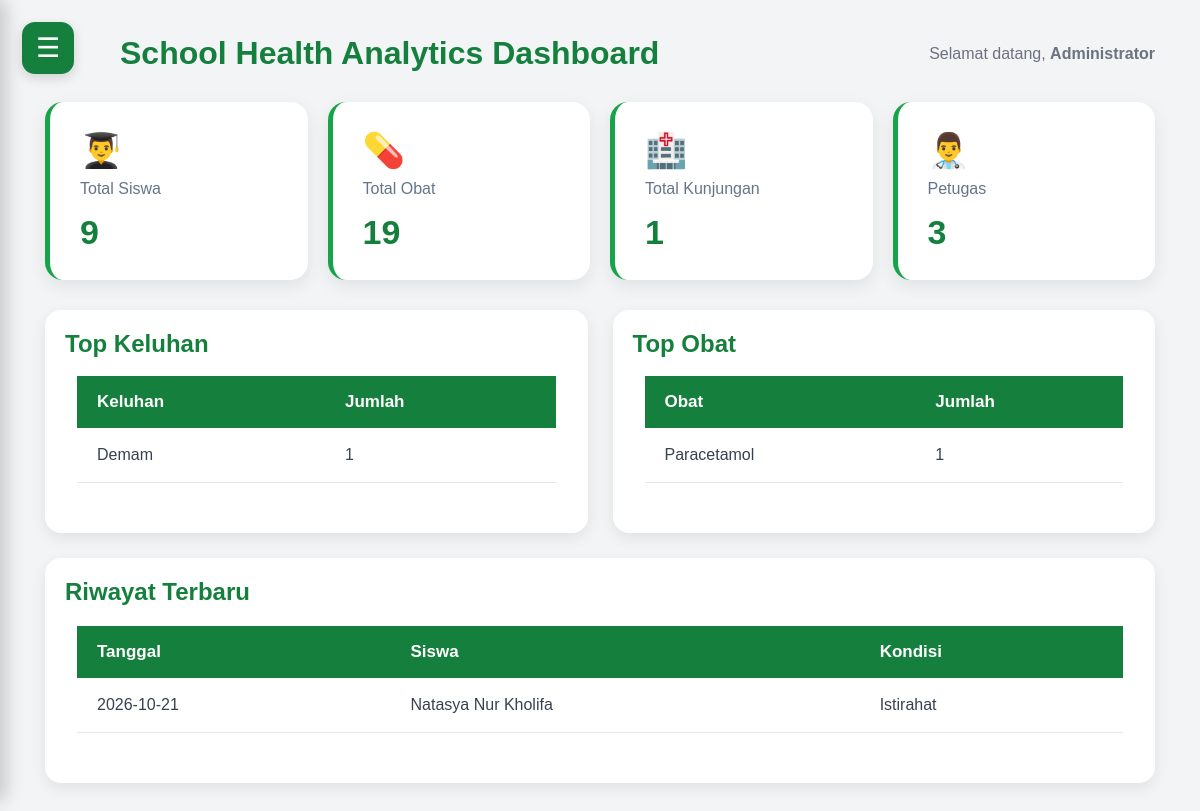
/dashboard.php (signed in), run on the app's committed database.
### tables this page shows
CREATE TABLE `kunjungan` (
  `id` int(11) NOT NULL,
  `siswa_id` int(11) DEFAULT NULL,
  `obat_id` int(11) DEFAULT NULL,
  `keluhan_id` int(11) DEFAULT NULL,
  `tanggal` date DEFAULT NULL,
  `jam` time DEFAULT NULL,
  `suhu` decimal(4,1) DEFAULT NULL,
  `tekanan_darah` varchar(20) DEFAULT NULL,
  `tindakan` text DEFAULT NULL,
  `catatan` text DEFAULT NULL,
  `kondisi` enum('Pulang','Istirahat','Rujuk') DEFAULT NULL,
  `petugas_id` int(11) DEFAULT NULL,
  `jam_keluar` time DEFAULT NULL
);

CREATE TABLE `siswa` (
  `id` int(11) NOT NULL,
  `nis` varchar(20) DEFAULT NULL,
  `nama` varchar(100) DEFAULT NULL,
  `jenis_kelamin` enum('L','P') DEFAULT NULL,
  `kelas` varchar(20) DEFAULT NULL,
  `tanggal_lahir` date DEFAULT NULL,
  `alamat` text DEFAULT NULL
);

### dashboard.php (the view, shortened to what this page needs)
<?php
require_once "config/koneksi.php";
$nama=$_SESSION['nama'];
$totalSiswa=mysqli_fetch_assoc(mysqli_query($conn,
"SELECT COUNT(*) total FROM siswa"));
$totalObat=mysqli_fetch_assoc(mysqli_query($conn,
"SELECT COUNT(*) total FROM obat"));
$totalKunjungan=mysqli_fetch_assoc(mysqli_query($conn,
"SELECT COUNT(*) total FROM kunjungan"));
$totalPetugas=mysqli_fetch_assoc(mysqli_query($conn,
"SELECT COUNT(*) total FROM users WHERE role='user'"));
$topKeluhan=mysqli_query($conn,"
SELECT
keluhan.nama_keluhan,
COUNT(*) jumlah
FROM kunjungan
JOIN keluhan
ON keluhan.id=kunjungan.keluhan_id
GROUP BY keluhan.nama_keluhan
ORDER BY jumlah DESC
LIMIT 5");
$topObat=mysqli_query($conn,"
SELECT
obat.nama_obat,
COUNT(*) jumlah
FROM kunjungan
JOIN obat
ON obat.id=kunjungan.obat_id
GROUP BY obat.nama_obat
ORDER BY jumlah DESC
LIMIT 5");
$recent=mysqli_query($conn,"
SELECT
kunjungan.*,
siswa.nama
FROM kunjungan
JOIN siswa
ON siswa.id=kunjungan.siswa_id
ORDER BY tanggal DESC,jam DESC
LIMIT 5");
?>
<!DOCTYPE html>
<html>
<head>
<link
rel="stylesheet"
href="assets/css/dashboard.css">
</head>
<button class="hamburger" id="hamburger">
    ☰
</button>
<div class="main">
<div class="header">
<h1>
School Health Analytics Dashboard
</h1>
<p>
Selamat datang,
<b>
<?= $nama ?>
</b>
</p>
</div>
<div class="cards">
    <a href="siswa/index.php" class="card">
        <h3>👨‍🎓</h3>
        <p>Total Siswa</p>
        <h1><?= $totalSiswa['total']; ?></h1>
    </a>
    <a href="obat/index.php" class="card">
        <h3>💊</h3>
        <p>Total Obat</p>
        <h1><?= $totalObat['total']; ?></h1>
    </a>
    <a href="kunjungan/index.php" class="card">
        <h3>🏥</h3>
        <p>Total Kunjungan</p>
        <h1><?= $totalKunjungan['total']; ?></h1>
    </a>
    <a href="user/index.php" class="card">
        <h3>👨‍⚕️</h3>
        <p>Petugas</p>
        <h1><?= $totalPetugas['total']; ?></h1>
    </a>
</div>
<div class="content">
<div class="box">
<h2>
Top Keluhan
</h2>
<table>
<tr>
<th>Keluhan</th>
<th>Jumlah</th>
</tr>
<?php while($k=mysqli_fetch_assoc($topKeluhan)){ ?>
<tr>
<td>
<?= $k['nama_keluhan']; ?>
</td>
<td>
<?= $k['jumlah']; ?>
</td>
</tr>
<?php } ?>
</table>
</div>
<div class="box">
<h2>
Top Obat
</h2>
<table>
<tr>
<th>Obat</th>
<th>Jumlah</th>
</tr>
<?php while($o=mysqli_fetch_assoc($topObat)){ ?>
<tr>
<td>
<?= $o['nama_obat']; ?>
</td>
<td>
<?= $o['jumlah']; ?>
</td>
</tr>
<?php } ?>
</table>
</div>
</div>
<div class="history">
<h2>
Riwayat Terbaru
</h2>
<table>
<tr>
<th>Tanggal</th>
<th>Siswa</th>
<th>Kondisi</th>
</tr>
<?php while($r=mysqli_fetch_assoc($recent)){ ?>
<tr>
<td>
<?= $r['tanggal']; ?>
</td>
<td>
<?= $r['nama']; ?>
</td>
<td>
<?= $r['kondisi']; ?>
</td>
</tr>
<?php } ?>
</table>
</div>
</div>
</body>
</html>

### assets/css/dashboard.css (style rules this page uses)
* { margin:0; padding:0; box-sizing:border-box; font-family:Arial, Helvetica, sans-serif; }
.main { margin-left:270px; padding:30px; }
.header { display:flex; justify-content:space-between; align-items:center; margin-bottom:30px; }
.header h1 { color:#2563eb; font-size:30px; }
.header p { color:#666; margin-top:6px; }
.cards { display:grid; grid-template-columns:repeat(auto-fit,minmax(220px,1fr)); gap:20px; margin-bottom:30px; }
.card { background:white; border-radius:16px; padding:25px; box-shadow:0 5px 15px rgba(0,0,0,.08); transition:.3s; border-left:6px solid #2563eb; }
.card h3 { font-size:34px; }
.card p { color:#666; margin-top:10px; }
.card h1 { margin-top:15px; color:#2563eb; font-size:34px; }
.content { display:grid; grid-template-columns:1fr 1fr; gap:25px; margin-bottom:25px; }
.box { background:white; border-radius:16px; padding:20px; box-shadow:0 5px 15px rgba(0,0,0,.08); }
.box h2 { color:#2563eb; margin-bottom:18px; }
.history { background:white; padding:20px; border-radius:16px; box-shadow:0 5px 15px rgba(0,0,0,.08); }
.history h2 { color:#2563eb; margin-bottom:20px; }
table { width:100%; border-collapse:collapse; }
table th { background:#2563eb; color:white; padding:12px; }
table td { padding:12px; border-bottom:1px solid #eee; }
table { width: calc(100% - 24px); margin: 0 12px 30px; border-collapse: collapse; background: #ffffff; }
table th { padding: 16px 20px; font-size: 17px; font-weight: 700; text-align: left; }
table td { padding: 18px 20px; border-bottom: 1px solid #e5e7eb; font-size: 16px; color: #172033; }
.hamburger { position: fixed; top: 22px; left: 22px; width: 48px; height: 48px; border: none; border-radius: 12px; background: #2563eb; color: #ffffff; font-size: 25px; cursor: pointer; z-index: 1001; display: flex; align-items: center; justify-content: center; box-shadow: 0 4px 12px rgba(0, 0, 0, 0.15); transition: 0.3s; }
.main { margin-left: 0; padding: 30px; transition: 0.35s ease; }
.main { margin-left: 0; padding: 35px 45px; }
.header { display: flex; justify-content: space-between; align-items: center; margin-bottom: 30px; padding-left: 75px; }
.header h1 { color: #2563eb; font-size: 32px; margin: 0; }
.header p { color: #666; margin: 0; }
.hamburger { position: fixed; top: 22px; left: 22px; width: 52px; height: 52px; border: none; border-radius: 13px; background: #2563eb; color: white; font-size: 27px; line-height: 1; cursor: pointer; z-index: 1001; display: flex; align-items: center; justify-content: center; box-shadow: 0 4px 12px rgba(0, 0, 0, .15); transition: .3s; }
.header h1 { color: #15803d; }
.header p { color: #6b7280; }
.card { background: #ffffff; border-left: 6px solid #16a34a; }
.card h1 { color: #15803d; }
.card p { color: #6b7280; }
.box, .history { background: #ffffff; }
.box h2, .history h2 { color: #15803d; }
table { background: #ffffff; }
table th { background: #15803d; color: #ffffff; }
table td { color: #374151; border-bottom: 1px solid #e5e7eb; }
.hamburger { background: #15803d !important; color: #ffffff; }
.section-title, .content h2, .history h2 { color: #15803d; }
.card { background: #ffffff; border-radius: 18px; border-left: 5px solid #16a34a; box-shadow: 0 6px 18px rgba(0, 0, 0, 0.08); padding: 28px 30px; text-decoration: none; color: inherit; display: block; transition: 0.2s ease; cursor: pointer; }
.card h1, .card h3, .card p { text-decoration: none; }
.card p { color: #64748b; }

### data on the page
kunjungan: tanggal "2026-10-21", siswa.nama "Natasya Nur Kholifa", kondisi "Istirahat"

### other printed values
$nama "Administrator"
$totalSiswa['total'] "9"
$totalObat['total'] "19"
$totalKunjungan['total'] "1"
$totalPetugas['total'] "3"
$k['nama_keluhan'] "Demam"
$k['jumlah'] "1"
$o['nama_obat'] "Paracetamol"
$o['jumlah'] "1"
